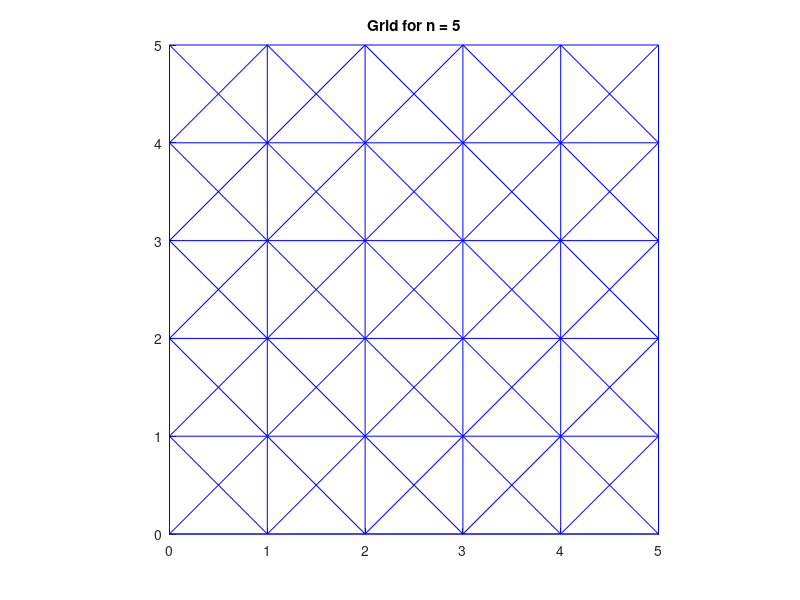

Write the MATLAB code that produced this figure.
function HW1_Problem1

    n = input('Enter a number: ');

    figure;
    hold on;
    axis([0 n 0 n]);
    axis equal; 

    for i = 0:n
        % Vertical line at x = i
        plot([i i], [0 n], 'b');
        % Horizontal line at y = i
        plot([0 n], [i i], 'b');
    end

    for i = 0:n-1
        for j = 0:n-1
            plot([i i+1], [j j+1], 'b');
            plot([i i+1], [j+1 j], 'b');
        end
    end

    hold off;
    title(sprintf('Grid for n = %d', n));
end
